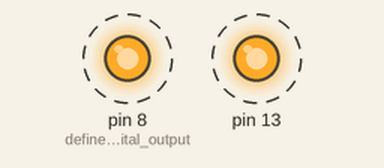
Bench run of a sketch on a simulated Arduino Uno, built with avr-gcc and run on an emulated ATmega328P. Shown: output pins drawn as LEDs (lit = HIGH). Dashed ring = blinking.

Above: at 0.5 s.
Timing chart, 0 to 4.6 s (numbered marks = the images above):
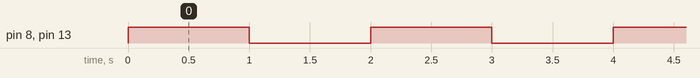

Measured:
- by itself, pin 8 (define_the_digital_output), pin 13: alternates HIGH for 1.0 s and LOW for 1.0 s

The sketch:

laser_dot.ino
```cpp
void setup ()
{
   pinMode (13, OUTPUT);
    pinMode (8, OUTPUT);// define the digital output interface 13 feet
}
void loop () {
   digitalWrite (13, HIGH); // open the laser head

   digitalWrite (8, HIGH);
   delay (1000); // delay one second
   digitalWrite (13, LOW);
   digitalWrite (8, LOW);// turn off the laser head
   delay (1000); // delay one second
}
```
